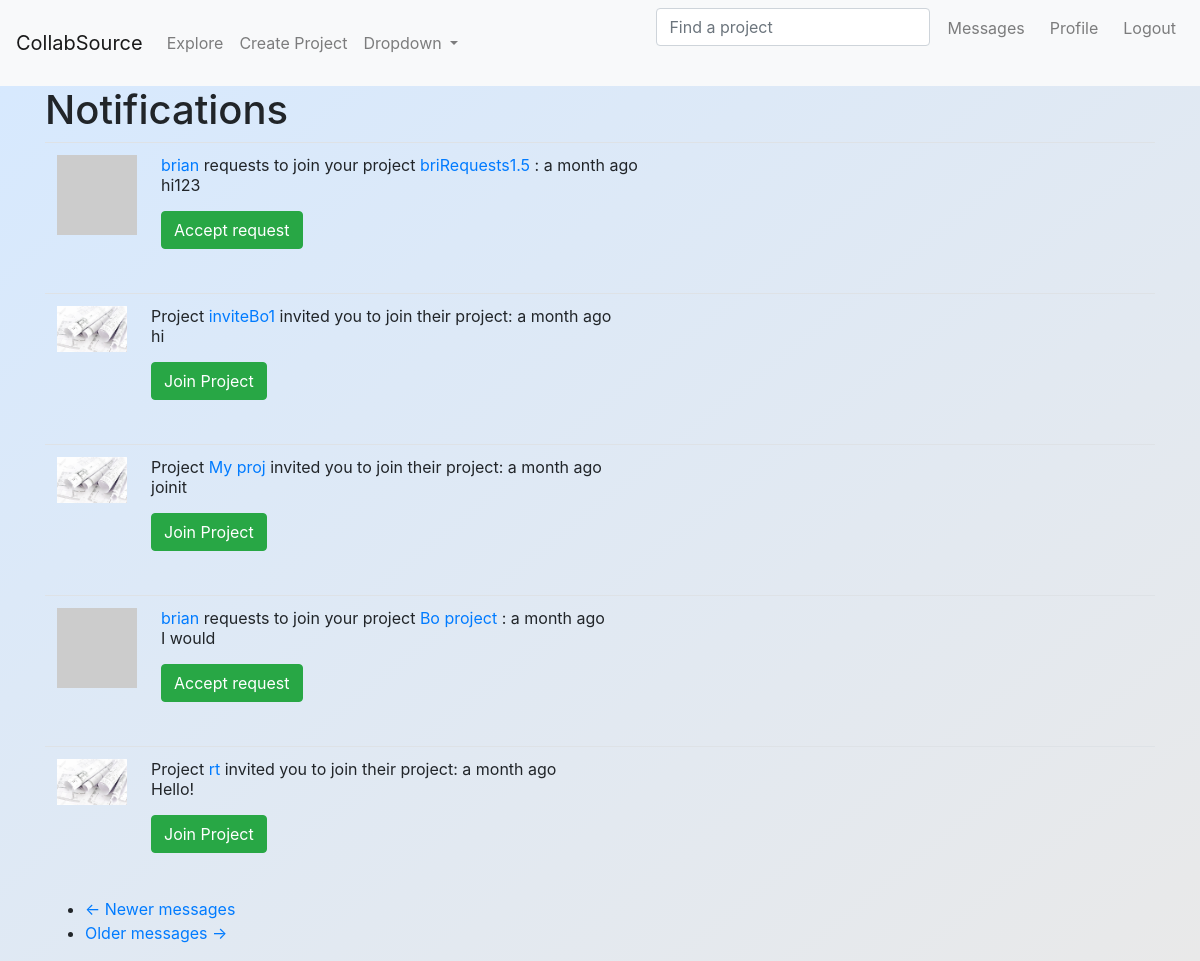
Screenshot of /messages (signed in) with the database file from the repository.
### app/models.py (models this page shows)
class JoinRequest(db.Model):
    __tablename__ = 'join_requests'
    user_id = db.Column(db.Integer, db.ForeignKey('user.id'), primary_key=True)
    project_id = db.Column(db.Integer, db.ForeignKey('project.id'), primary_key=True)
    user = db.relationship('User', back_populates='proj_requests')
    project = db.relationship('Project', back_populates='user_requests')
    kind = db.Column(db.String(15))
    msg = db.Column(db.String(650))
    status = db.Column(db.String(15))
    timestamp = db.Column(db.DateTime, index=True, default=datetime.utcnow) #indexed to order them easily

### app/main/routes.py (the view)
@bp.route('/messages')
@login_required
def messages():
    current_user.last_notif_read_time = datetime.utcnow()
    db.session.commit()
    page = request.args.get('page',1, type=int)
    invites = current_user.proj_requests.filter_by(kind='invite')
    requests = JoinRequest.query.filter_by(kind='request').join(ProjMember,
            (JoinRequest.project_id == ProjMember.project_id)).filter(
                ProjMember.user_id == current_user.id)
    messages = invites.union(requests).order_by(JoinRequest.timestamp.desc()) #order now because union queries can't be ordered
    p_ids = [m.project_id for m in messages]
    p_objs = [Project.query.get(i) for i in p_ids]
    proj_id_map = {k:v for k,v in zip(p_ids, p_objs)} #for easy displaying on HTML
    messages = messages.paginate(page, 5, False)
    next_url = url_for('main.messages', page = messages.next_num) \
        if messages.has_next else None
    prev_url = url_for('main.messages', page = messages.prev_num) \
        if messages.has_prev else None
    form=EmptyForm()
    return render_template('messages.html',messages =messages.items,proj_id_map=proj_id_map,
                            next_url = next_url, prev_url=prev_url,form=form)

### app/main/forms.py
class SearchForm(FlaskForm):
    q = StringField(_l('Find a project'), validators=[DataRequired()])
    def __init__(self, *args, **kwargs):
        if 'formdata' not in kwargs:
            kwargs['formdata'] = request.args # for the GET request
        if 'csrf_enabled' not in kwargs:
            kwargs['csrf_enabled'] = False
        super(SearchForm, self).__init__(*args, **kwargs)

class EmptyForm(FlaskForm):
    submit = SubmitField('Submit')

### app/main/__init__.py (called while the page is built)
@bp.app_context_processor
def inject_permissions(proj=None):
    if proj:
        return dict(Permission=ProjPerm)
    else:
        return dict(Permission=SitePerm)

### app/main/routes.py (called while the page is built)
@bp.before_app_request
def before_request():
    if current_user.is_authenticated:
        current_user.last_seen = datetime.utcnow()
        db.session.commit()
        g.search_form = SearchForm() # g variable is specific to each request and each client
    g.locale = str(get_locale())

### app/models.py (called while the page is built)
@login.user_loader
def load_user(id):
    return User.query.get(int(id))

    @classmethod
    def before_commit(cls, session):
        session._changes = {
            'add': list(session.new),
            'update': list(session.dirty),
            'delete': list(session.deleted)
        }

    @classmethod
    def after_commit(cls, session):
        for obj in session._changes['add']:
            if isinstance(obj, SearchableMixin):
                add_to_index(obj.__tablename__, obj)
        for obj in session._changes['update']:
            if isinstance(obj, SearchableMixin):
                add_to_index(obj.__tablename__, obj)
        for obj in session._changes['delete']:
            if isinstance(obj, SearchableMixin):
                remove_from_index(obj.__tablename__, obj)
        session._changes = None

    def new_requests(self):
        last_read_time = self.last_notif_read_time or datetime(1900,1,1)
        return JoinRequest.query.filter_by(kind='request').join(ProjMember,
            (JoinRequest.project_id == ProjMember.project_id)).filter(
                ProjMember.user_id == self.id).filter(JoinRequest.timestamp > last_read_time).count() + \
            JoinRequest.query.filter_by(user_id = self.id, kind='invite').filter(
                        JoinRequest.timestamp > last_read_time).count()

    def avatar(self, size):
        digest = md5(self.email.lower().encode('utf-8')).hexdigest()
        return 'https://www.gravatar.com/avatar/{}?d=identicon&s={}'.format(digest, size)

### app/templates/messages.html
{% extends "base.html" %}
{% block content %}
    <h1> {{ _('Notifications')}}</h1>
    {% for msg in messages %}
        {% include '_msg.html' %}
    {% endfor %}
    <nav aria-label="...">
        <ul class="pager">
            <li class="previous{% if not prev_url %} disabled{% endif %}">
                <a href="{{ prev_url or '#' }}">
                    <span aria-hidden="true">&larr;</span> {{ _('Newer messages') }}
                </a>
            </li>
            <li class="next{% if not next_url %} disabled{% endif %}">
                <a href="{{ next_url or '#' }}">
                    {{ _('Older messages') }} <span aria-hidden="true">&rarr;</span>
                </a>
            </li>
        </ul>
    </nav>
{% endblock %}

### app/templates/_msg.html (shortened to what this page needs)
<table class="table table-hover">
    <tr>
        {% if msg.kind == 'request' %}
        <td width="70px">
            <a href="{{ url_for('main.user', username=msg.user.username) }}">
                <img src="{{ msg.user.avatar(70) }}" />
            </a>
        </td>
        {% elif msg.kind == 'invite' %}
        <td width="70px">
            <a href="{{ url_for('main.project', project_id=msg.project_id) }}">
                <img style='width: 70px', src="{{ url_for('static', filename='img/proj.jpg') }}" />
            </a>
        </td>
        {% endif %}
        <td>
            {% if msg.kind == 'request' %}
                {{ _('%(username)s requests to join your project %(proj)s: %(when)s',
                        username=user_link, proj=proj_link, when=moment(msg.timestamp).fromNow()) }} <br>
                {{ msg.msg }}
                {% if not proj_id_map[msg.project_id].is_member(msg.user_id) %}
                <p>
                    <form action="{{ url_for('main.accept', user_id=msg.user_id, project_id=msg.project_id) }}" method="post">
                        {{ form.submit(value=_('Accept request'), class_='btn btn-success') }}
                    </form>
                </p>
                {% else %}
                <p>
                    <a class="btn btn" style="color:white;background-color:rgb(129, 129, 129);cursor:default;"> {{ _('Join request accepted.') }} </a>
                </p>
                {% endif %}
            {% elif msg.kind == 'invite' %}
                {{ _('Project %(project)s invited you to join their project: %(when)s',
                    project=proj_link, when=moment(msg.timestamp).fromNow()) }} <br>
                {{ msg.msg }}
                {% if not proj_id_map[msg.project_id].is_member(msg.user_id) %}
                <p>
                    <form action="{{ url_for('main.accept', user_id=msg.user_id, project_id=msg.project_id) }}" method="post">
                        {{ form.submit(value=_('Join Project'), class_='btn btn-success') }}
                    </form>
                </p>
                {% else %}
                <p>
                    <a class="btn btn" style="color:white;background-color:rgb(129, 129, 129);cursor:default;"> {{ _('You joined the project.') }} </a>
                </p>
                {% endif %}
            {% endif%}
        </td>
    </tr>
</table>

### app/templates/base.html (style rules this page uses)
#grad1 { background-image: linear-gradient(to bottom right, #d6e9ff, #e9e9e9); }

### rows the page displays
JoinRequest: msg "hi123"
JoinRequest: msg "hi"
JoinRequest: msg "joinit"
JoinRequest: msg "I would"
JoinRequest: msg "Hello!"
